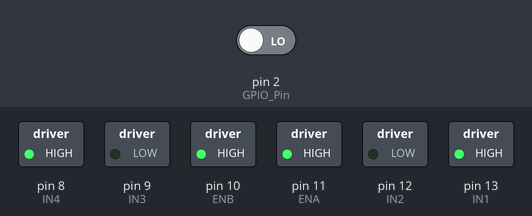
The sketch below on a simulated Arduino Uno, built with avr-gcc and run on an emulated ATmega328P. Shown: switched loads named in the sketch (green lamp = pin HIGH). The test bench sets the inputs (shaded band); at power-on: pin 2 (GPIO_Pin) LOW. What the sketch prints to the serial monitor is not drawn.

Above: at 0.1 s.
Timing chart, 0 to 1.6 s (numbered marks = the images above):
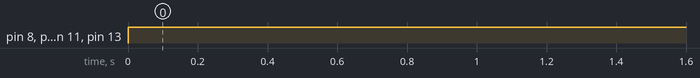

Measured:
- by itself, pin 8 (IN4), pin 10 (ENB), pin 11 (ENA), pin 13 (IN1): LOW → HIGH at 0.00 s

The sketch:

motor_Encoder_rpm.ino
```cpp
#define IN1 13
#define IN2 12
#define ENA 11
#define ENB 10
#define IN3 9
#define IN4 8
#define GPIO_Pin 2

unsigned int counter = 0;  // ตัวแปรนับจำนวน pulse ที่รับจากเซ็นเซอร์
int rpm;  // ตัวแปรเก็บค่า RPM (รอบต่อนาที)

// ฟังก์ชันที่ถูกเรียกทุกครั้งที่มีสัญญาณขาขึ้น (RISING) เข้ามาที่ GPIO_Pin
void countpulse() {
  counter++;  // เพิ่มค่าตัวนับ pulse ทีละ 1
}

void setup() {
  Serial.begin(9600);  // เริ่มต้น serial สำหรับส่งข้อมูลไปที่ monitor

  // กำหนดโหมดให้ขาออกสำหรับควบคุมมอเตอร์
  pinMode(IN1, OUTPUT);
  pinMode(IN2, OUTPUT);
  pinMode(ENA, OUTPUT);
  pinMode(ENB, OUTPUT);
  pinMode(IN3, OUTPUT);
  pinMode(IN4, OUTPUT);

  pinMode(GPIO_Pin, INPUT);  // กำหนดขารับสัญญาณจากเซ็นเซอร์เป็น input

  // ตั้ง interrupt ให้เรียก countpulse ทุกครั้งที่มีสัญญาณขาขึ้นที่ GPIO_Pin
  attachInterrupt(digitalPinToInterrupt(GPIO_Pin), countpulse, RISING);
}

void loop() {
  analogWrite(ENA, 255);  // เปิดมอเตอร์ A ที่ความเร็วสูงสุด
  digitalWrite(IN1, HIGH);  // มอเตอร์ A เดินหน้า
  digitalWrite(IN2, LOW);

  analogWrite(ENB, 255);  // เปิดมอเตอร์ B ที่ความเร็วสูงสุด
  digitalWrite(IN3, LOW);  // มอเตอร์ B ถอยหลัง
  digitalWrite(IN4, HIGH);

  static uint32_t previousMillis;  // ใช้สำหรับจับเวลาทุก 1 วินาที

  // ถ้าผ่านไปแล้วอย่างน้อย 1000 มิลลิวินาที (1 วินาที)
  if (millis() - previousMillis >= 1000) {
    rpm = (counter / 20.0) * 60;  // คำนวณความเร็วรอบต่อนาทีจากจำนวน pulse ที่นับได้
    counter = 0;  // รีเซ็ต counter เพื่อเริ่มนับใหม่
    previousMillis += 1000;  // อัปเดตเวลาอ้างอิง
  }

  Serial.print("Speed: ");  // แสดงผลความเร็ว
  Serial.print(rpm);
  Serial.println(" rpm");

  delay(1);  // หน่วงเวลาเล็กน้อยเพื่อความเสถียร
}
```
